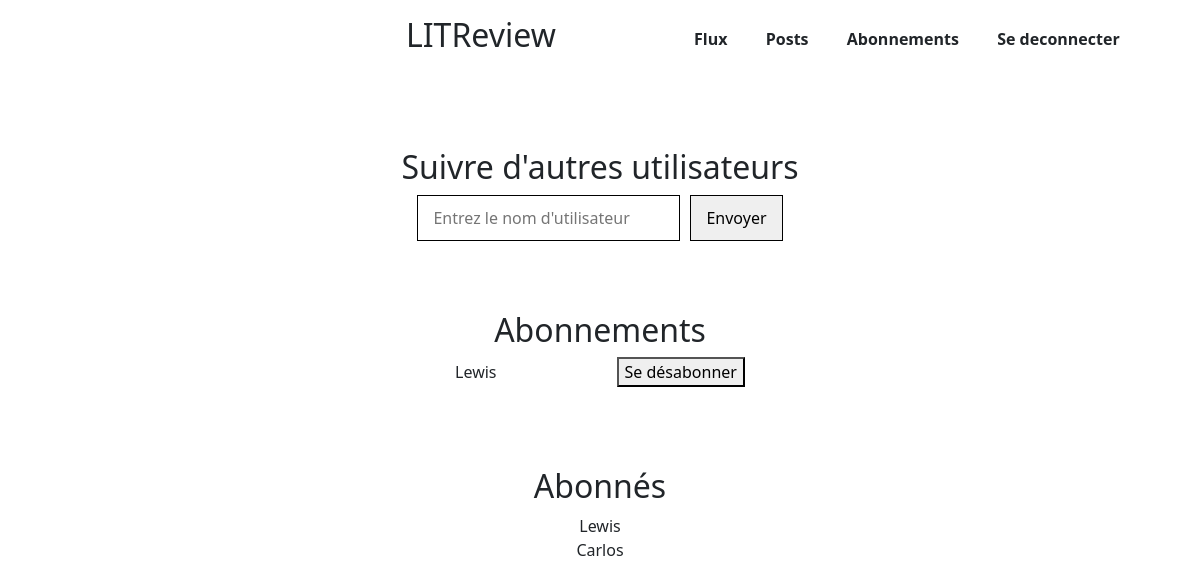
/abonnements/ (signed in), run on an earlier commit of the app's database.
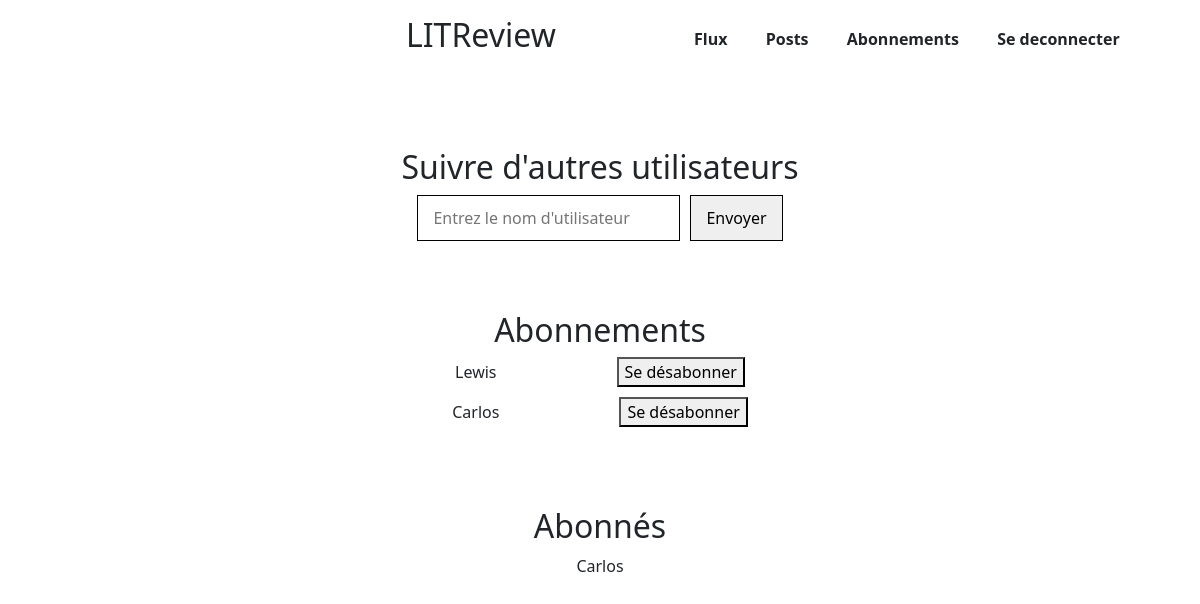
And on a later commit of the database.
### critiques/models.py (models this page shows, shortened)
class UserFollows(models.Model):
    user = models.ForeignKey(
        to=settings.AUTH_USER_MODEL, on_delete=models.CASCADE, related_name="following"
    )
    followed_user = models.ForeignKey(
        to=settings.AUTH_USER_MODEL,
        on_delete=models.CASCADE,
        related_name="followed_by",
    )
    class Meta:
        constraints = [
            models.UniqueConstraint(
                fields=["user", "followed_user"], name="unique_follows"
            )
        ]
        verbose_name_plural = (
            "User Follows"  # Optional, for better naming in the Django Admin.
        )

### critiques/views.py (the view)
# urls.py: path("abonnements/", abonnements, name="abonnements"),
@login_required
def abonnements(request):
    user = request.user
    message = ""
    if request.method == "POST":
        form = FollowUserForm(request.POST)
        if form.is_valid():
            username_to_follow = form.cleaned_data["username"]
            try:
                user_to_follow = User.objects.get(username=username_to_follow)
                if user != user_to_follow:
                    already_follows = UserFollows.objects.filter(
                        user=user, followed_user=user_to_follow
                    ).exists()
                    if not already_follows:
                        UserFollows.objects.create(
                            user=user, followed_user=user_to_follow
                        )
                        form = FollowUserForm()  # Ou où vous voulez rediriger
                    else:
                        message = "Vous suivez déjà cet utilisateur."
                else:
                    message = "Vous ne pouvez pas vous suivre vous-même."
            except User.DoesNotExist:
                message = "L'utilisateur n'existe pas."
    else:
        form = FollowUserForm()
    abonnements = UserFollows.objects.filter(user=user)
    abonnes = UserFollows.objects.filter(followed_user=user)
    context = {
        "abonnements": abonnements,
        "abonnes": abonnes,
        "form": form,
        "message": message,
    }
    return render(request, "abonnements.html", context)

### critiques/forms.py
class FollowUserForm(forms.Form):
    username = forms.CharField(
        label="Nom d'utilisateur",
        widget=forms.TextInput(attrs={"placeholder": "Entrez le nom d'utilisateur"}),
        max_length=150,
    )

### critiques/templates/abonnements.html (shortened to what this page needs)
{% extends "base.html" %}
{% load static %}
{% block additional_css %}
<link rel="stylesheet" href="{% static 'critiques/css/abonnements.css' %}">
{% endblock %}
{% block content %}
<body>
    <section>
        <h2>Suivre d'autres utilisateurs</h2>
        <form class="search" method="post">
            <div class="input-container">
                {{ form.username }}
            </div>
            <div class="button-container">
                <button type="submit" id="search_user">Envoyer</button>
            </div>
        </form>
    </section>
    <section>
        <h2>Abonnements</h2>
        {% if abonnements %}
        {% for follow in abonnements %}
        <div class="followed">
            {{ follow.followed_user.username }}
            <form method="post" action="{% url 'unsubscribe' %}" class="unfollow-form">
                <button type="submit">Se désabonner</button>
            </form>
        </div>
        {% endfor %}
        {% else %}
        <p>Vous n'êtes abonné à aucun utilisateur pour le moment.</p>
        {% endif %}
    </section>
    <section>
        <h2>Abonnés</h2>
        {% if abonnes %}
        {% for follow in abonnes %}
        <div class="followers">
            {{ follow.user.username }}
            {% endfor %}
        </div>
        {% else %}
        <p>Personne ne vous suit pour le moment.</p>
        {% endif %}
    </section>
</body>
{% endblock %}

What changed in the data, as far as the page shows it:
removed UserFollows: user.username "Lewis", shown under "Abonnés"
added UserFollows: followed_user.username "Carlos", shown under "Abonnements"
